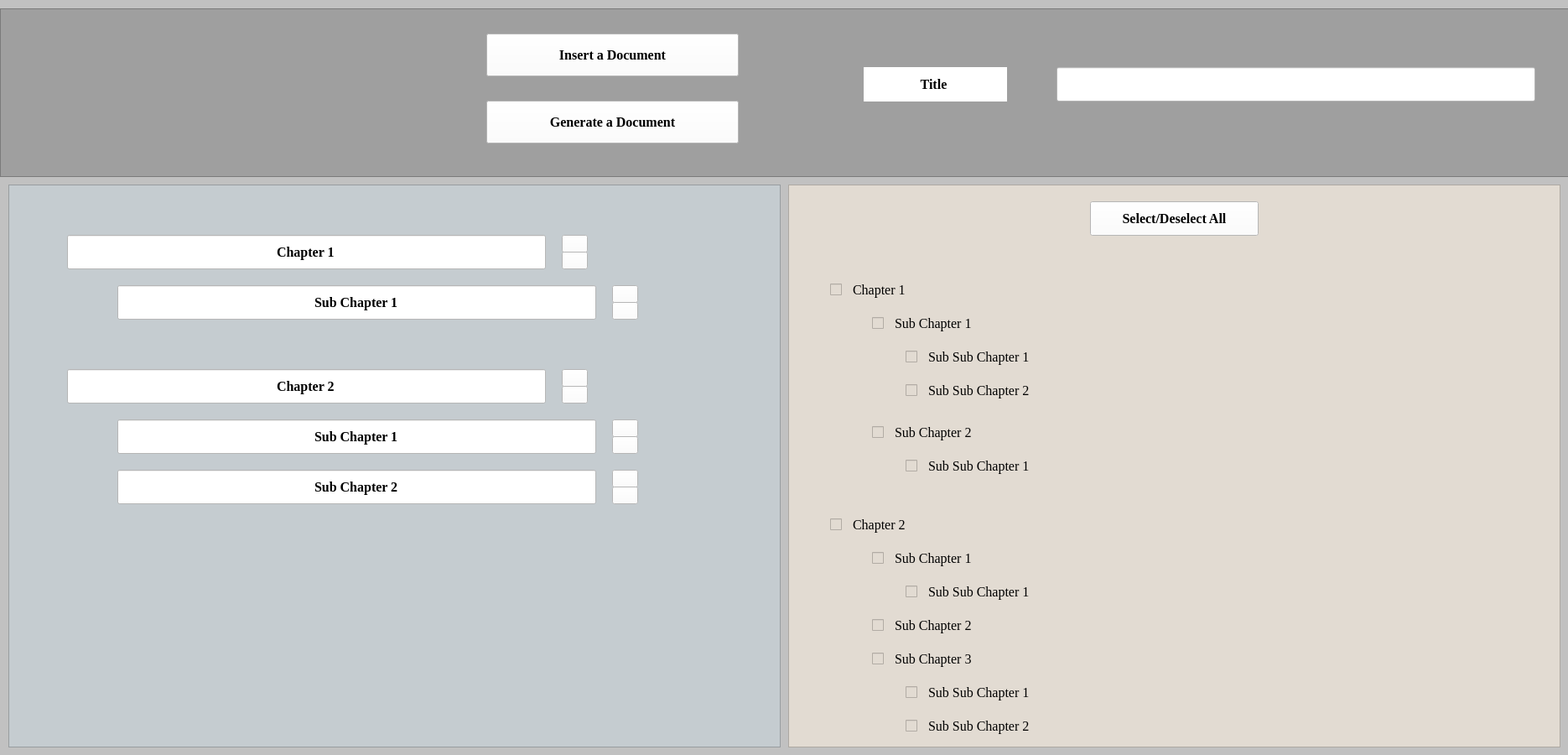
<?xml version="1.0" encoding="UTF-8"?>
<ui version="4.0">
 <class>Form</class>
 <widget class="QWidget" name="Form">
  <property name="geometry">
   <rect>
    <x>0</x>
    <y>0</y>
    <width>1870</width>
    <height>900</height>
   </rect>
  </property>
  <property name="minimumSize">
   <size>
    <width>1870</width>
    <height>900</height>
   </size>
  </property>
  <property name="maximumSize">
   <size>
    <width>1870</width>
    <height>900</height>
   </size>
  </property>
  <property name="windowTitle">
   <string>Form</string>
  </property>
  <property name="styleSheet">
   <string notr="true">background-color: rgb(193, 193, 193);</string>
  </property>
  <widget class="QFrame" name="frame">
   <property name="geometry">
    <rect>
     <x>0</x>
     <y>10</y>
     <width>1871</width>
     <height>201</height>
    </rect>
   </property>
   <property name="styleSheet">
    <string notr="true">background-color: rgb(159, 159, 159);</string>
   </property>
   <property name="frameShape">
    <enum>QFrame::StyledPanel</enum>
   </property>
   <property name="frameShadow">
    <enum>QFrame::Raised</enum>
   </property>
   <widget class="QLabel" name="label">
    <property name="geometry">
     <rect>
      <x>120</x>
      <y>20</y>
      <width>301</width>
      <height>161</height>
     </rect>
    </property>
    <property name="styleSheet">
     <string notr="true">background-image: url(:/book/Downloads/book.jpg);</string>
    </property>
    <property name="text">
     <string/>
    </property>
   </widget>
   <widget class="QPushButton" name="pushButton">
    <property name="geometry">
     <rect>
      <x>580</x>
      <y>30</y>
      <width>301</width>
      <height>51</height>
     </rect>
    </property>
    <property name="font">
     <font>
      <family>Times New Roman</family>
      <pointsize>12</pointsize>
      <weight>75</weight>
      <bold>true</bold>
     </font>
    </property>
    <property name="styleSheet">
     <string notr="true">background-color: rgb(255, 255, 255);</string>
    </property>
    <property name="text">
     <string>Insert a Document</string>
    </property>
   </widget>
   <widget class="QPushButton" name="pushButton_2">
    <property name="geometry">
     <rect>
      <x>580</x>
      <y>110</y>
      <width>301</width>
      <height>51</height>
     </rect>
    </property>
    <property name="font">
     <font>
      <family>Times New Roman</family>
      <pointsize>12</pointsize>
      <weight>75</weight>
      <bold>true</bold>
     </font>
    </property>
    <property name="styleSheet">
     <string notr="true">background-color: rgb(255, 255, 255);</string>
    </property>
    <property name="text">
     <string>Generate a Document</string>
    </property>
   </widget>
   <widget class="QLabel" name="label_2">
    <property name="geometry">
     <rect>
      <x>1030</x>
      <y>70</y>
      <width>171</width>
      <height>41</height>
     </rect>
    </property>
    <property name="font">
     <font>
      <family>Times New Roman</family>
      <pointsize>12</pointsize>
      <weight>75</weight>
      <bold>true</bold>
     </font>
    </property>
    <property name="styleSheet">
     <string notr="true">background-color: rgb(255, 255, 255);</string>
    </property>
    <property name="text">
     <string>Title </string>
    </property>
    <property name="alignment">
     <set>Qt::AlignCenter</set>
    </property>
   </widget>
   <widget class="QLineEdit" name="lineEdit">
    <property name="geometry">
     <rect>
      <x>1260</x>
      <y>70</y>
      <width>571</width>
      <height>41</height>
     </rect>
    </property>
    <property name="font">
     <font>
      <family>Times New Roman</family>
      <pointsize>12</pointsize>
      <weight>75</weight>
      <bold>true</bold>
     </font>
    </property>
    <property name="styleSheet">
     <string notr="true">background-color: rgb(255, 255, 255);</string>
    </property>
    <property name="text">
     <string/>
    </property>
    <property name="alignment">
     <set>Qt::AlignCenter</set>
    </property>
   </widget>
  </widget>
  <widget class="QFrame" name="frame_2">
   <property name="geometry">
    <rect>
     <x>10</x>
     <y>220</y>
     <width>921</width>
     <height>671</height>
    </rect>
   </property>
   <property name="styleSheet">
    <string notr="true">background-color:rgb(197, 204, 208)</string>
   </property>
   <property name="frameShape">
    <enum>QFrame::StyledPanel</enum>
   </property>
   <property name="frameShadow">
    <enum>QFrame::Raised</enum>
   </property>
   <widget class="QLineEdit" name="lineEdit_2">
    <property name="geometry">
     <rect>
      <x>70</x>
      <y>60</y>
      <width>571</width>
      <height>41</height>
     </rect>
    </property>
    <property name="font">
     <font>
      <family>Times New Roman</family>
      <pointsize>12</pointsize>
      <weight>75</weight>
      <bold>true</bold>
     </font>
    </property>
    <property name="styleSheet">
     <string notr="true">background-color: rgb(255, 255, 255);</string>
    </property>
    <property name="text">
     <string>Chapter 1</string>
    </property>
    <property name="alignment">
     <set>Qt::AlignCenter</set>
    </property>
   </widget>
   <widget class="QPushButton" name="pushButton_4">
    <property name="geometry">
     <rect>
      <x>660</x>
      <y>60</y>
      <width>31</width>
      <height>21</height>
     </rect>
    </property>
    <property name="styleSheet">
     <string notr="true">image: url(:/upArrow/Downloads/arrow-up.png);
background-color: rgb(255, 255, 255);</string>
    </property>
    <property name="text">
     <string/>
    </property>
   </widget>
   <widget class="QPushButton" name="pushButton_5">
    <property name="geometry">
     <rect>
      <x>660</x>
      <y>80</y>
      <width>31</width>
      <height>21</height>
     </rect>
    </property>
    <property name="styleSheet">
     <string notr="true">image: url(:/downArrow/Downloads/down-filled-triangular-arrow.png);
background-color: rgb(255, 255, 255);</string>
    </property>
    <property name="text">
     <string/>
    </property>
   </widget>
   <widget class="QLineEdit" name="lineEdit_3">
    <property name="geometry">
     <rect>
      <x>130</x>
      <y>120</y>
      <width>571</width>
      <height>41</height>
     </rect>
    </property>
    <property name="font">
     <font>
      <family>Times New Roman</family>
      <pointsize>12</pointsize>
      <weight>75</weight>
      <bold>true</bold>
     </font>
    </property>
    <property name="styleSheet">
     <string notr="true">background-color: rgb(255, 255, 255);</string>
    </property>
    <property name="text">
     <string>Sub Chapter 1</string>
    </property>
    <property name="alignment">
     <set>Qt::AlignCenter</set>
    </property>
   </widget>
   <widget class="QPushButton" name="pushButton_6">
    <property name="geometry">
     <rect>
      <x>720</x>
      <y>140</y>
      <width>31</width>
      <height>21</height>
     </rect>
    </property>
    <property name="styleSheet">
     <string notr="true">image: url(:/downArrow/Downloads/down-filled-triangular-arrow.png);
background-color: rgb(255, 255, 255);</string>
    </property>
    <property name="text">
     <string/>
    </property>
   </widget>
   <widget class="QPushButton" name="pushButton_7">
    <property name="geometry">
     <rect>
      <x>720</x>
      <y>120</y>
      <width>31</width>
      <height>21</height>
     </rect>
    </property>
    <property name="styleSheet">
     <string notr="true">image: url(:/upArrow/Downloads/arrow-up.png);
background-color: rgb(255, 255, 255);</string>
    </property>
    <property name="text">
     <string/>
    </property>
   </widget>
   <widget class="QPushButton" name="pushButton_8">
    <property name="geometry">
     <rect>
      <x>660</x>
      <y>240</y>
      <width>31</width>
      <height>21</height>
     </rect>
    </property>
    <property name="styleSheet">
     <string notr="true">image: url(:/downArrow/Downloads/down-filled-triangular-arrow.png);
background-color: rgb(255, 255, 255);</string>
    </property>
    <property name="text">
     <string/>
    </property>
   </widget>
   <widget class="QLineEdit" name="lineEdit_4">
    <property name="geometry">
     <rect>
      <x>70</x>
      <y>220</y>
      <width>571</width>
      <height>41</height>
     </rect>
    </property>
    <property name="font">
     <font>
      <family>Times New Roman</family>
      <pointsize>12</pointsize>
      <weight>75</weight>
      <bold>true</bold>
     </font>
    </property>
    <property name="styleSheet">
     <string notr="true">background-color: rgb(255, 255, 255);</string>
    </property>
    <property name="text">
     <string>Chapter 2</string>
    </property>
    <property name="alignment">
     <set>Qt::AlignCenter</set>
    </property>
   </widget>
   <widget class="QPushButton" name="pushButton_9">
    <property name="geometry">
     <rect>
      <x>660</x>
      <y>220</y>
      <width>31</width>
      <height>21</height>
     </rect>
    </property>
    <property name="styleSheet">
     <string notr="true">image: url(:/upArrow/Downloads/arrow-up.png);
background-color: rgb(255, 255, 255);</string>
    </property>
    <property name="text">
     <string/>
    </property>
   </widget>
   <widget class="QLineEdit" name="lineEdit_5">
    <property name="geometry">
     <rect>
      <x>130</x>
      <y>280</y>
      <width>571</width>
      <height>41</height>
     </rect>
    </property>
    <property name="font">
     <font>
      <family>Times New Roman</family>
      <pointsize>12</pointsize>
      <weight>75</weight>
      <bold>true</bold>
     </font>
    </property>
    <property name="styleSheet">
     <string notr="true">background-color: rgb(255, 255, 255);</string>
    </property>
    <property name="text">
     <string>Sub Chapter 1</string>
    </property>
    <property name="alignment">
     <set>Qt::AlignCenter</set>
    </property>
   </widget>
   <widget class="QPushButton" name="pushButton_10">
    <property name="geometry">
     <rect>
      <x>720</x>
      <y>280</y>
      <width>31</width>
      <height>21</height>
     </rect>
    </property>
    <property name="styleSheet">
     <string notr="true">image: url(:/upArrow/Downloads/arrow-up.png);
background-color: rgb(255, 255, 255);</string>
    </property>
    <property name="text">
     <string/>
    </property>
   </widget>
   <widget class="QPushButton" name="pushButton_11">
    <property name="geometry">
     <rect>
      <x>720</x>
      <y>300</y>
      <width>31</width>
      <height>21</height>
     </rect>
    </property>
    <property name="styleSheet">
     <string notr="true">image: url(:/downArrow/Downloads/down-filled-triangular-arrow.png);
background-color: rgb(255, 255, 255);</string>
    </property>
    <property name="text">
     <string/>
    </property>
   </widget>
   <widget class="QPushButton" name="pushButton_12">
    <property name="geometry">
     <rect>
      <x>720</x>
      <y>340</y>
      <width>31</width>
      <height>21</height>
     </rect>
    </property>
    <property name="styleSheet">
     <string notr="true">image: url(:/upArrow/Downloads/arrow-up.png);
background-color: rgb(255, 255, 255);</string>
    </property>
    <property name="text">
     <string/>
    </property>
   </widget>
   <widget class="QPushButton" name="pushButton_13">
    <property name="geometry">
     <rect>
      <x>720</x>
      <y>360</y>
      <width>31</width>
      <height>21</height>
     </rect>
    </property>
    <property name="styleSheet">
     <string notr="true">image: url(:/downArrow/Downloads/down-filled-triangular-arrow.png);
background-color: rgb(255, 255, 255);</string>
    </property>
    <property name="text">
     <string/>
    </property>
   </widget>
   <widget class="QLineEdit" name="lineEdit_6">
    <property name="geometry">
     <rect>
      <x>130</x>
      <y>340</y>
      <width>571</width>
      <height>41</height>
     </rect>
    </property>
    <property name="font">
     <font>
      <family>Times New Roman</family>
      <pointsize>12</pointsize>
      <weight>75</weight>
      <bold>true</bold>
     </font>
    </property>
    <property name="styleSheet">
     <string notr="true">background-color: rgb(255, 255, 255);</string>
    </property>
    <property name="text">
     <string>Sub Chapter 2</string>
    </property>
    <property name="alignment">
     <set>Qt::AlignCenter</set>
    </property>
   </widget>
  </widget>
  <widget class="QFrame" name="frame_3">
   <property name="geometry">
    <rect>
     <x>940</x>
     <y>220</y>
     <width>921</width>
     <height>671</height>
    </rect>
   </property>
   <property name="styleSheet">
    <string notr="true">background-color: rgb(226, 219, 210);</string>
   </property>
   <property name="frameShape">
    <enum>QFrame::StyledPanel</enum>
   </property>
   <property name="frameShadow">
    <enum>QFrame::Raised</enum>
   </property>
   <widget class="QPushButton" name="pushButton_3">
    <property name="geometry">
     <rect>
      <x>360</x>
      <y>20</y>
      <width>201</width>
      <height>41</height>
     </rect>
    </property>
    <property name="font">
     <font>
      <family>Times New Roman</family>
      <pointsize>12</pointsize>
      <weight>75</weight>
      <bold>true</bold>
     </font>
    </property>
    <property name="styleSheet">
     <string notr="true">background-color: rgb(255, 255, 255);</string>
    </property>
    <property name="text">
     <string>Select/Deselect All</string>
    </property>
   </widget>
   <widget class="QCheckBox" name="checkBox">
    <property name="geometry">
     <rect>
      <x>50</x>
      <y>110</y>
      <width>171</width>
      <height>31</height>
     </rect>
    </property>
    <property name="font">
     <font>
      <family>Times New Roman</family>
      <pointsize>12</pointsize>
     </font>
    </property>
    <property name="styleSheet">
     <string notr="true"/>
    </property>
    <property name="text">
     <string>  Chapter 1</string>
    </property>
   </widget>
   <widget class="QCheckBox" name="checkBox_2">
    <property name="geometry">
     <rect>
      <x>100</x>
      <y>150</y>
      <width>171</width>
      <height>31</height>
     </rect>
    </property>
    <property name="font">
     <font>
      <family>Times New Roman</family>
      <pointsize>12</pointsize>
     </font>
    </property>
    <property name="styleSheet">
     <string notr="true"/>
    </property>
    <property name="text">
     <string>  Sub Chapter 1</string>
    </property>
   </widget>
   <widget class="QCheckBox" name="checkBox_3">
    <property name="geometry">
     <rect>
      <x>100</x>
      <y>280</y>
      <width>171</width>
      <height>31</height>
     </rect>
    </property>
    <property name="font">
     <font>
      <family>Times New Roman</family>
      <pointsize>12</pointsize>
     </font>
    </property>
    <property name="styleSheet">
     <string notr="true"/>
    </property>
    <property name="text">
     <string>  Sub Chapter 2</string>
    </property>
   </widget>
   <widget class="QCheckBox" name="checkBox_7">
    <property name="geometry">
     <rect>
      <x>100</x>
      <y>510</y>
      <width>171</width>
      <height>31</height>
     </rect>
    </property>
    <property name="font">
     <font>
      <family>Times New Roman</family>
      <pointsize>12</pointsize>
     </font>
    </property>
    <property name="styleSheet">
     <string notr="true"/>
    </property>
    <property name="text">
     <string>  Sub Chapter 2</string>
    </property>
   </widget>
   <widget class="QCheckBox" name="checkBox_8">
    <property name="geometry">
     <rect>
      <x>50</x>
      <y>390</y>
      <width>171</width>
      <height>31</height>
     </rect>
    </property>
    <property name="font">
     <font>
      <family>Times New Roman</family>
      <pointsize>12</pointsize>
     </font>
    </property>
    <property name="styleSheet">
     <string notr="true"/>
    </property>
    <property name="text">
     <string>  Chapter 2</string>
    </property>
   </widget>
   <widget class="QCheckBox" name="checkBox_9">
    <property name="geometry">
     <rect>
      <x>100</x>
      <y>430</y>
      <width>171</width>
      <height>31</height>
     </rect>
    </property>
    <property name="font">
     <font>
      <family>Times New Roman</family>
      <pointsize>12</pointsize>
     </font>
    </property>
    <property name="styleSheet">
     <string notr="true"/>
    </property>
    <property name="text">
     <string>  Sub Chapter 1</string>
    </property>
   </widget>
   <widget class="QCheckBox" name="checkBox_10">
    <property name="geometry">
     <rect>
      <x>100</x>
      <y>550</y>
      <width>171</width>
      <height>31</height>
     </rect>
    </property>
    <property name="font">
     <font>
      <family>Times New Roman</family>
      <pointsize>12</pointsize>
     </font>
    </property>
    <property name="styleSheet">
     <string notr="true"/>
    </property>
    <property name="text">
     <string>  Sub Chapter 3</string>
    </property>
   </widget>
   <widget class="QCheckBox" name="checkBox_11">
    <property name="geometry">
     <rect>
      <x>140</x>
      <y>190</y>
      <width>211</width>
      <height>31</height>
     </rect>
    </property>
    <property name="font">
     <font>
      <family>Times New Roman</family>
      <pointsize>12</pointsize>
     </font>
    </property>
    <property name="styleSheet">
     <string notr="true"/>
    </property>
    <property name="text">
     <string>  Sub Sub Chapter 1</string>
    </property>
   </widget>
   <widget class="QCheckBox" name="checkBox_12">
    <property name="geometry">
     <rect>
      <x>140</x>
      <y>230</y>
      <width>221</width>
      <height>31</height>
     </rect>
    </property>
    <property name="font">
     <font>
      <family>Times New Roman</family>
      <pointsize>12</pointsize>
     </font>
    </property>
    <property name="styleSheet">
     <string notr="true"/>
    </property>
    <property name="text">
     <string>  Sub Sub Chapter 2</string>
    </property>
   </widget>
   <widget class="QCheckBox" name="checkBox_13">
    <property name="geometry">
     <rect>
      <x>140</x>
      <y>320</y>
      <width>211</width>
      <height>31</height>
     </rect>
    </property>
    <property name="font">
     <font>
      <family>Times New Roman</family>
      <pointsize>12</pointsize>
     </font>
    </property>
    <property name="styleSheet">
     <string notr="true"/>
    </property>
    <property name="text">
     <string>  Sub Sub Chapter 1</string>
    </property>
   </widget>
   <widget class="QCheckBox" name="checkBox_14">
    <property name="geometry">
     <rect>
      <x>140</x>
      <y>470</y>
      <width>211</width>
      <height>31</height>
     </rect>
    </property>
    <property name="font">
     <font>
      <family>Times New Roman</family>
      <pointsize>12</pointsize>
     </font>
    </property>
    <property name="styleSheet">
     <string notr="true"/>
    </property>
    <property name="text">
     <string>  Sub Sub Chapter 1</string>
    </property>
   </widget>
   <widget class="QCheckBox" name="checkBox_15">
    <property name="geometry">
     <rect>
      <x>140</x>
      <y>590</y>
      <width>211</width>
      <height>31</height>
     </rect>
    </property>
    <property name="font">
     <font>
      <family>Times New Roman</family>
      <pointsize>12</pointsize>
     </font>
    </property>
    <property name="styleSheet">
     <string notr="true"/>
    </property>
    <property name="text">
     <string>  Sub Sub Chapter 1</string>
    </property>
   </widget>
   <widget class="QCheckBox" name="checkBox_16">
    <property name="geometry">
     <rect>
      <x>140</x>
      <y>630</y>
      <width>221</width>
      <height>31</height>
     </rect>
    </property>
    <property name="font">
     <font>
      <family>Times New Roman</family>
      <pointsize>12</pointsize>
     </font>
    </property>
    <property name="styleSheet">
     <string notr="true"/>
    </property>
    <property name="text">
     <string>  Sub Sub Chapter 2</string>
    </property>
   </widget>
  </widget>
 </widget>
 <resources>
  <include location="images.qrc"/>
 </resources>
 <connections/>
</ui>
